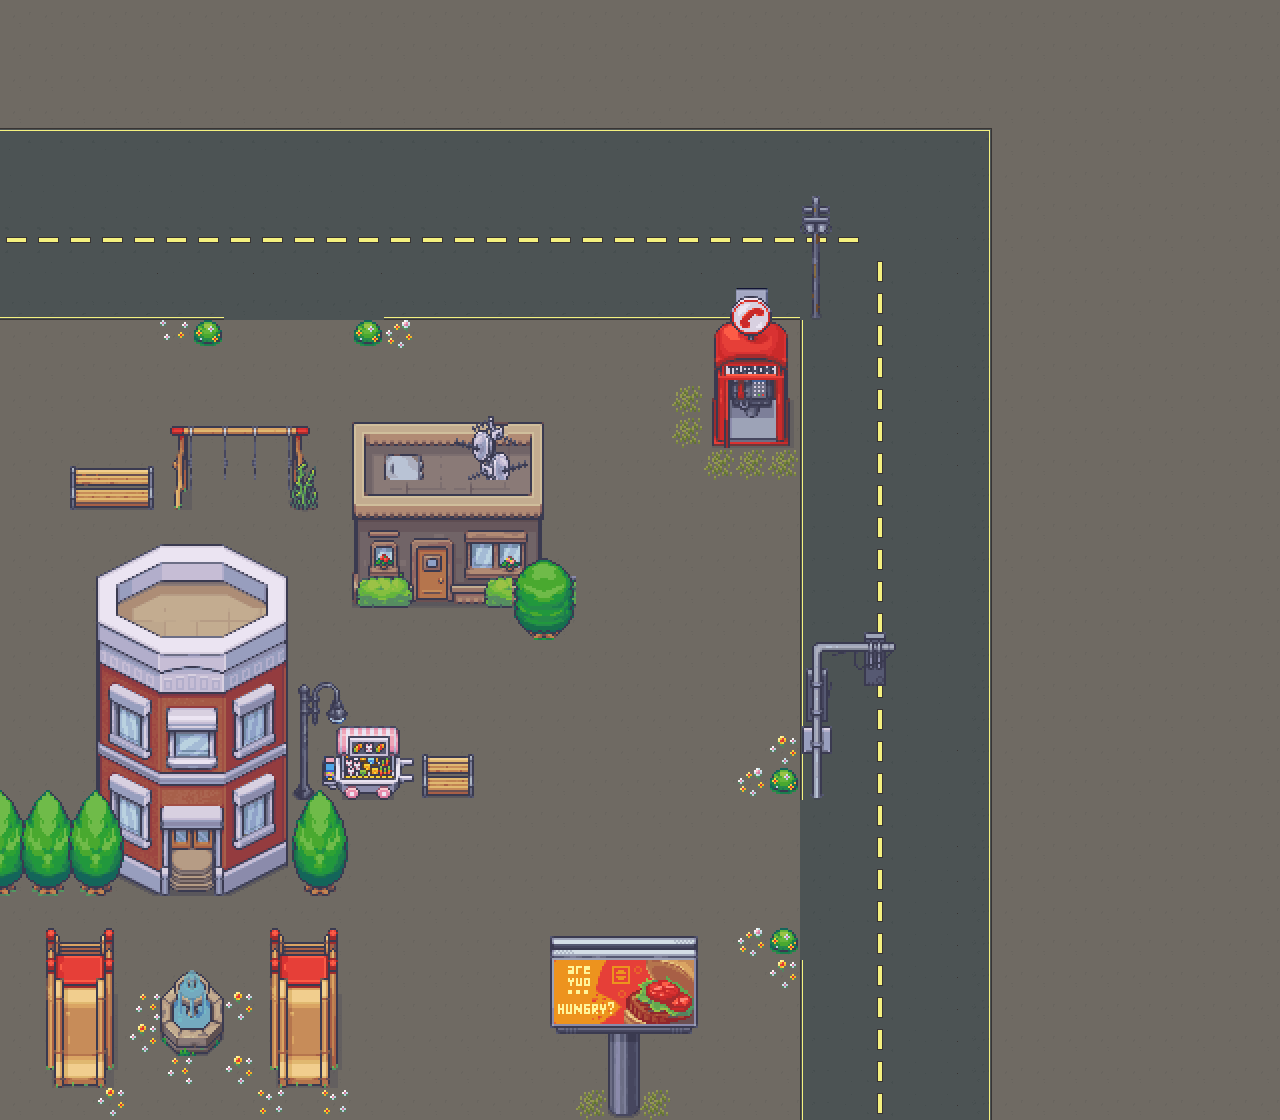

A 2D game scene composited from a Tiled map and its tileset images. What follows is a short description and the map's XML, with each tile layer's data collapsed to a summary:
An orthogonal 40x35 tile map with 32x32 px tiles, 5 tile layers (groundLayer, buildingsLayer, itemLayer, treeLayer, ...), 4 tilesets and 9 objects (orangeCar, start, exit, watch, notePen, ...).

<map version="1.8" tiledversion="1.8.6" orientation="orthogonal" renderorder="right-down" width="40" height="35" tilewidth="32" tileheight="32" infinite="0" nextlayerid="9" nextobjectid="24">
 <editorsettings>
  <export target="OKUCity.tmj" format="json" />
 </editorsettings>
 <tileset firstgid="1" name="3_City_Props_32x32" tilewidth="32" tileheight="32" tilecount="2240" columns="32">
  <image source="3_City_Props_32x32.png" width="1024" height="2240" />
 </tileset>
 <tileset firstgid="2241" name="4_Generic_Buildings_32x32" tilewidth="32" tileheight="32" tilecount="3712" columns="32">
  <image source="4_Generic_Buildings_32x32.png" width="1024" height="3712" />
 </tileset>
 <tileset firstgid="5953" name="Street32x32" tilewidth="32" tileheight="32" tilecount="256" columns="32">
  <image source="Street32x32.png" width="1024" height="256" />
 </tileset>
 <tileset firstgid="6209" name="Street" tilewidth="32" tileheight="32" tilecount="475" columns="25">
  <image source="Street.png" width="800" height="608" />
 </tileset>
 <layer id="1" name="groundLayer" width="40" height="35">
  <data>[1400 cells, 1400 non-empty, 17 distinct tile ids]</data>
 </layer>
 <layer id="2" name="buildingsLayer" width="40" height="35">
  <data>[1400 cells, 130 non-empty, 127 distinct tile ids]</data>
 </layer>
 <layer id="5" name="itemLayer" width="40" height="35">
  <data>[1400 cells, 110 non-empty, 93 distinct tile ids]</data>
 </layer>
 <objectgroup id="8" name="objectLayer">
  <object id="5" name="orangeCar" x="896.799" y="574.583">
   <point />
  </object>
  <object id="6" name="start" x="2.56458" y="322.411" width="94.5095" height="76.5077" />
  <object id="7" name="exit" x="1179.12" y="1041.85" width="108.011" height="81.0081" />
  <object id="12" name="watch" x="896.31" y="365.88">
   <point />
  </object>
  <object id="15" name="notePen" x="623.351" y="226.497">
   <point />
  </object>
  <object id="16" name="redCar" x="112.281" y="226.497">
   <point />
  </object>
  <object id="18" name="pedLights" x="623.351" y="677.556">
   <point />
  </object>
  <object id="20" name="deafNPC" x="768.224" y="541.241">
   <point />
  </object>
  <object id="23" name="popupArea" x="720.381" y="503.076" width="79.3808" height="48.6208" />
 </objectgroup>
 <layer id="7" name="treeLayer" width="40" height="35">
  <data>[1400 cells, 32 non-empty, 28 distinct tile ids]</data>
 </layer>
 <layer id="3" name="plantsLayer" width="40" height="35">
  <data>[1400 cells, 24 non-empty, 9 distinct tile ids]</data>
 </layer>
</map>
